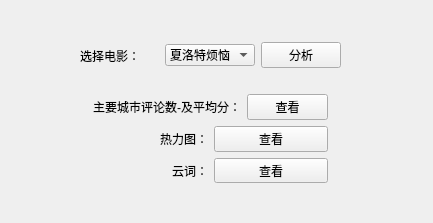
<?xml version="1.0" encoding="UTF-8"?>
<ui version="4.0">
 <class>Form</class>
 <widget class="QWidget" name="Form">
  <property name="geometry">
   <rect>
    <x>0</x>
    <y>0</y>
    <width>433</width>
    <height>223</height>
   </rect>
  </property>
  <property name="windowTitle">
   <string>Form</string>
  </property>
  <widget class="QWidget" name="">
   <property name="geometry">
    <rect>
     <x>80</x>
     <y>30</y>
     <width>261</width>
     <height>51</height>
    </rect>
   </property>
   <layout class="QHBoxLayout" name="horizontalLayout">
    <item>
     <widget class="QLabel" name="label">
      <property name="text">
       <string>选择电影：</string>
      </property>
     </widget>
    </item>
    <item>
     <widget class="QComboBox" name="comboBox">
      <item>
       <property name="text">
        <string>夏洛特烦恼</string>
       </property>
      </item>
     </widget>
    </item>
    <item>
     <widget class="QPushButton" name="pushButton">
      <property name="text">
       <string>分析</string>
      </property>
     </widget>
    </item>
   </layout>
  </widget>
  <widget class="QWidget" name="">
   <property name="geometry">
    <rect>
     <x>93</x>
     <y>94</y>
     <width>235</width>
     <height>89</height>
    </rect>
   </property>
   <layout class="QVBoxLayout" name="verticalLayout">
    <item>
     <layout class="QHBoxLayout" name="horizontalLayout_2">
      <item>
       <widget class="QLabel" name="label_2">
        <property name="text">
         <string>主要城市评论数-及平均分：</string>
        </property>
        <property name="alignment">
         <set>Qt::AlignRight|Qt::AlignTrailing|Qt::AlignVCenter</set>
        </property>
       </widget>
      </item>
      <item>
       <widget class="QPushButton" name="pushButton_2">
        <property name="text">
         <string>查看</string>
        </property>
       </widget>
      </item>
     </layout>
    </item>
    <item>
     <layout class="QHBoxLayout" name="horizontalLayout_3">
      <item>
       <widget class="QLabel" name="label_3">
        <property name="text">
         <string>                 热力图：</string>
        </property>
        <property name="alignment">
         <set>Qt::AlignRight|Qt::AlignTrailing|Qt::AlignVCenter</set>
        </property>
       </widget>
      </item>
      <item>
       <widget class="QPushButton" name="pushButton_3">
        <property name="text">
         <string>查看</string>
        </property>
       </widget>
      </item>
     </layout>
    </item>
    <item>
     <layout class="QHBoxLayout" name="horizontalLayout_4">
      <item>
       <widget class="QLabel" name="label_4">
        <property name="text">
         <string>                   云词：</string>
        </property>
        <property name="alignment">
         <set>Qt::AlignRight|Qt::AlignTrailing|Qt::AlignVCenter</set>
        </property>
       </widget>
      </item>
      <item>
       <widget class="QPushButton" name="pushButton_4">
        <property name="text">
         <string>查看</string>
        </property>
       </widget>
      </item>
     </layout>
    </item>
   </layout>
  </widget>
 </widget>
 <resources/>
 <connections/>
</ui>
